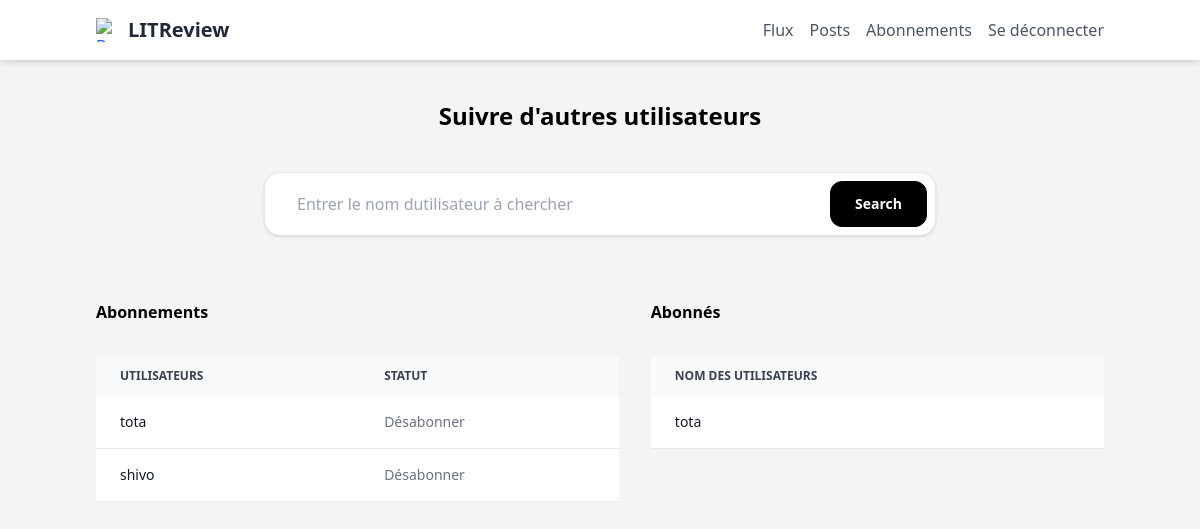
Page /follows/ (signed in) on the committed database.
### follower/models.py (models this page shows)
class UserFollows(models.Model):
    user = models.ForeignKey(settings.AUTH_USER_MODEL, on_delete=models.CASCADE,
                             related_name='following')
    followed_user = models.ForeignKey(settings.AUTH_USER_MODEL, on_delete=models.CASCADE,
                                      related_name='followed_by')
    class Meta:
        unique_together = ('user', 'followed_user')

### authentication/models.py (models this page shows)
class User(AbstractUser):
    ROLE_CHOICES = (
        ('user', 'Utilisateur'),
        ('admin', 'Administrateur'),
    )
    role = models.CharField(max_length=10, choices=ROLE_CHOICES, default='user', verbose_name='Rôle')

### follower/views.py (the view, shortened to what this page needs)
# urls.py: path('follows/', follower.views.follows, name='follows'),
@login_required
def follows(request):
    form = forms.UserFollowsForm()
    followers = models.UserFollows.objects.filter(followed_user=request.user)
    follows = models.UserFollows.objects.filter(user=request.user)
    error = None
    context = {
        'form': form,
        'followers': followers,
        'follows': follows,
        'page_name': 'Abonnements',
        'error': error
    }
    return render(request, 'follower/follows.html', context=context)

### follower/forms.py
class UserFollowsForm(forms.Form):
    username = forms.CharField(max_length=100)
    username = forms.CharField(
        max_length=63,
        widget=forms.TextInput(attrs={
            'class': 'px-6 py-2 w-full rounded-md flex-1 outline-none bg-white',
            'placeholder': 'Entrer le nom dutilisateur à chercher'
        })
    )

### follower/templates/follower/follows.html (shortened to what this page needs)
{% extends 'base.html' %}
{% load static %}
{% block content %}
    <div class="px-24 h-full">
        <div class="container">
            <h1 class="text-2xl font-bold justify-center mx-auto pt-10 flex justify-center">Suivre d'autres utilisateurs</h3>
                <div class="search-form">
                    <form method="post">
                    <label
                        class="mx-auto mt-10 relative bg-white min-w-sm max-w-2xl flex flex-col md:flex-row items-center justify-center border py-2 px-2 rounded-2xl gap-2 shadow focus-within:border-gray-300"
                        for="search-bar">
                        {{ form.username }}
                        <button type="submit" value="Follow"
                            class="w-full md:w-auto px-6 py-3 bg-black border-black text-white fill-white active:scale-95 duration-100 border will-change-transform overflow-hidden relative rounded-xl transition-all disabled:opacity-70">
                            <div class="relative">
                                <div
                                    class="flex items-center justify-center h-3 w-3 absolute inset-1/2 -translate-x-1/2 -translate-y-1/2 transition-all">
                                </div>
                                <div class="flex items-center transition-all opacity-1 valid:"><span
                                        class="text-sm font-semibold whitespace-nowrap truncate mx-auto">
                                        Search
                                    </span>
                                </div>
                            </div>
                        </button>
                    </label>
                </form>
                </div>
                <div class="grid grid-flow-col grid-rows-2 gap-8  mt-16">
                    <div class="row-span-2">
                        <h2 class="text-1xl font-bold mb-8">Abonnements</h2>
                        {% if follows|length > 0 %}
                        <div class="relative overflow-x-auto ">
                            <table class="w-full text-sm text-left rtl:text-right text-gray-500 dark:text-gray-400 ">
                                <thead class="text-xs text-gray-700 uppercase bg-gray-50 dark:bg-gray-700 dark:text-gray-400">
                                    <tr>
                                        <th scope="col" class="px-6 py-3">
                                            Utilisateurs
                                        </th>
                                        <th scope="col" class="px-6 py-3">
                                            Statut
                                        </th>
                                    </tr>
                                </thead>
                                <tbody>
                                    {% for link in follows %}
                                    <tr class="bg-white border-b dark:bg-gray-800 dark:border-gray-700 border-gray-200">
                                        <th scope="row" class="px-6 py-4 font-medium text-gray-900 whitespace-nowrap dark:text-white">
                                            {{ link.followed_user }}
                                        </th>
                                        <td class="px-6 py-4">
                                            <a href="{% url 'unfollow' link.id %}">
                                                <input type="submit" value="Désabonner">
                                            </a>
                                        </td>
                                    </tr>
                                    {% endfor %}
                                </tbody>
                            </table>
                        </div>
                        {% else %}
                        <p  class="p-4 my-4 text-sm text-blue-800 rounded-lg bg-blue-50 dark:bg-gray-800 dark:text-blue-400" role="alert">Vous n'avez pas encore d'abonnements</p>
                        {% endif %}
                    </div>
                    <div class="row-span-2">
                        <h3 class="text-1xl font-bold mb-8">Abonnés</h3>
                        {% if followers|length > 0 %}
                        <div class="relative overflow-x-auto ">
                            <table class="w-full text-sm text-left rtl:text-right text-gray-500 dark:text-gray-400 ">
                                <thead class="text-xs text-gray-700 uppercase bg-gray-50 dark:bg-gray-700 dark:text-gray-400">
                                    <tr>
                                        <th scope="col" class="px-6 py-3">
                                            Nom des utilisateurs
                                        </th>
                                    </tr>
                                </thead>
                                <tbody>
                                    {% for link in followers %}
                                    <tr class="bg-white border-b dark:bg-gray-800 dark:border-gray-700 border-gray-200">
                                        <th scope="row" class="px-6 py-4 font-medium text-gray-900 whitespace-nowrap dark:text-white">
                                            {{ link.user }}
                                        </th>
                                    </tr>
                                    {% endfor %}
                                </tbody>
                            </table>
                        </div>
                        {% else %}
                        <p  class="p-4 my-4 text-sm text-blue-800 rounded-lg bg-blue-50 dark:bg-gray-800 dark:text-blue-400" role="alert">Vous n'avez pas encore d'abonnés</p>
                        {% endif %}
                    </div>
                  </div>
        </div>
    </div>
</body>
</html>
{% endblock content %}

### rows in the picture
UserFollows: followed_user "tota"
UserFollows: followed_user "shivo"
UserFollows: user "tota"
